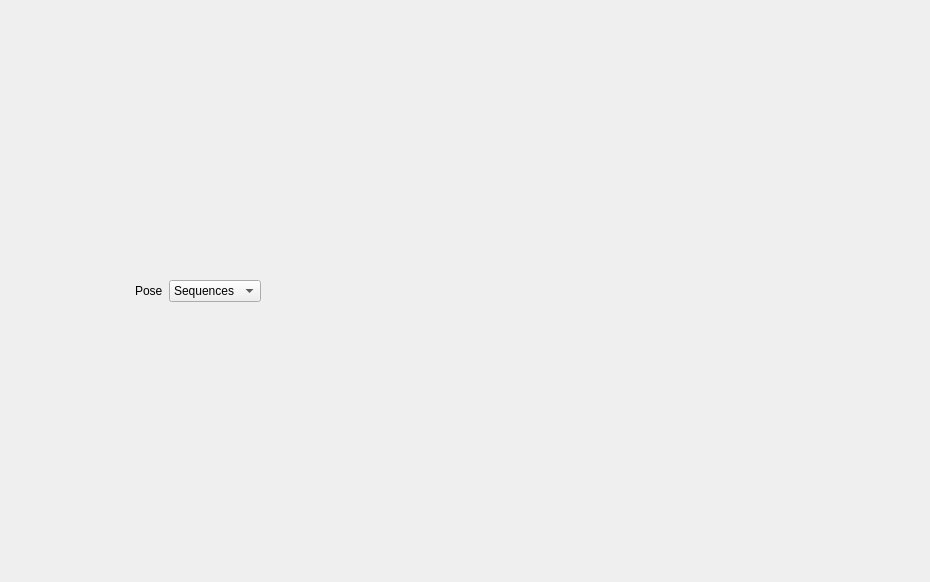
<?xml version="1.0" encoding="UTF-8"?>
<ui version="4.0">
 <class>studiomodel::StudioModelView</class>
 <widget class="QWidget" name="studiomodel::StudioModelView">
  <property name="geometry">
   <rect>
    <x>0</x>
    <y>0</y>
    <width>930</width>
    <height>582</height>
   </rect>
  </property>
  <property name="windowTitle">
   <string>Form</string>
  </property>
  <layout class="QGridLayout" name="gridLayout" columnstretch="0,0,0,0,0">
   <property name="leftMargin">
    <number>0</number>
   </property>
   <property name="topMargin">
    <number>0</number>
   </property>
   <property name="rightMargin">
    <number>0</number>
   </property>
   <property name="bottomMargin">
    <number>0</number>
   </property>
   <property name="verticalSpacing">
    <number>0</number>
   </property>
   <item row="1" column="2">
    <widget class="QLabel" name="label">
     <property name="sizePolicy">
      <sizepolicy hsizetype="Fixed" vsizetype="Preferred">
       <horstretch>0</horstretch>
       <verstretch>0</verstretch>
      </sizepolicy>
     </property>
     <property name="text">
      <string>Pose</string>
     </property>
    </widget>
   </item>
   <item row="1" column="4">
    <spacer name="horizontalSpacer">
     <property name="orientation">
      <enum>Qt::Horizontal</enum>
     </property>
     <property name="sizeHint" stdset="0">
      <size>
       <width>0</width>
       <height>20</height>
      </size>
     </property>
    </spacer>
   </item>
   <item row="1" column="1" alignment="Qt::AlignLeft">
    <widget class="QTabBar" name="ViewSelection" native="true"/>
   </item>
   <item row="1" column="0">
    <widget class="studiomodel::InfoBar" name="InfoBar" native="true"/>
   </item>
   <item row="1" column="3">
    <widget class="QComboBox" name="Pose">
     <property name="sizePolicy">
      <sizepolicy hsizetype="Fixed" vsizetype="Fixed">
       <horstretch>0</horstretch>
       <verstretch>0</verstretch>
      </sizepolicy>
     </property>
     <item>
      <property name="text">
       <string>Sequences</string>
      </property>
     </item>
     <item>
      <property name="text">
       <string>Skeleton</string>
      </property>
     </item>
    </widget>
   </item>
   <item row="0" column="0" colspan="5">
    <layout class="QVBoxLayout" name="SceneContainer"/>
   </item>
  </layout>
 </widget>
 <customwidgets>
  <customwidget>
   <class>studiomodel::InfoBar</class>
   <extends>QWidget</extends>
   <header>ui/assets/studiomodel/dockpanels/InfoBar.hpp</header>
   <container>1</container>
  </customwidget>
  <customwidget>
   <class>QTabBar</class>
   <extends>QWidget</extends>
   <header>QTabBar</header>
   <container>1</container>
  </customwidget>
 </customwidgets>
 <resources/>
 <connections/>
</ui>
